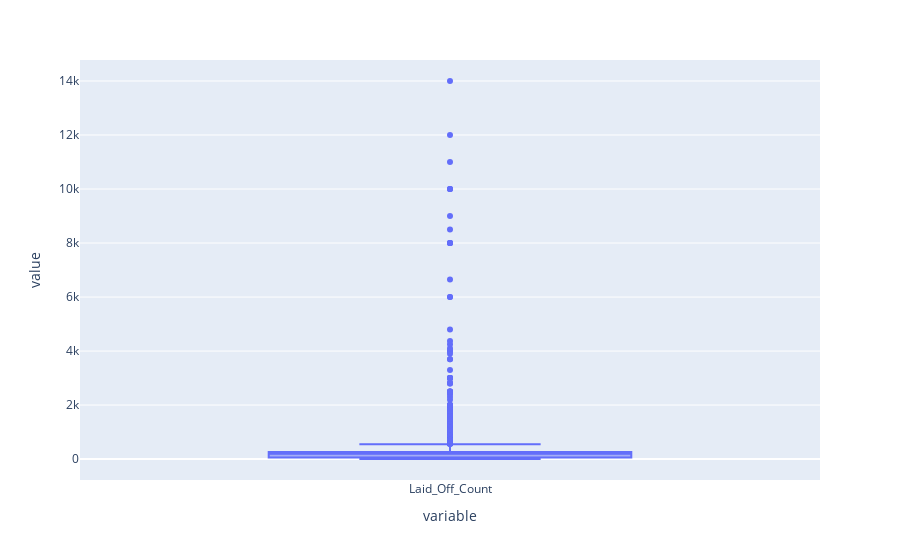

The cell this chart's notebook holds for it:
### Code cell
px.box(df['Laid_Off_Count'])

### Figure 1 — Plotly figure (JSON) as saved in the notebook; plotly's stock layout.template omitted (floating-point values rounded to 4 significant figures; data arrays with more than 128 entries replaced by an {"elided": "..."} marker saying what was removed)
{"data": [{"alignmentgroup": "True", "hovertemplate": "variable=%{x}<br>value=%{y}<extra></extra>", "legendgroup": "", "marker": {"color": "#636efa"}, "name": "", "notched": false, "offsetgroup": "", "orientation": "v", "showlegend": false, "type": "box", "x": {"elided": "3642 str values"}, "x0": " ", "xaxis": "x", "y": {"elided": "3642 float values"}, "y0": " ", "yaxis": "y"}], "layout": {"boxmode": "group", "legend": {"tracegroupgap": 0}, "margin": {"t": 60}, "xaxis": {"anchor": "y", "domain": [0, 1], "title": {"text": "variable"}}, "yaxis": {"anchor": "x", "domain": [0, 1], "title": {"text": "value"}}}}
